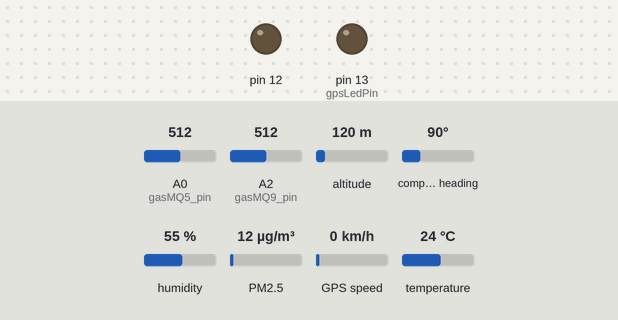
A sketch run on a simulated Arduino Uno, built with avr-gcc and run on an emulated ATmega328P. On the bench: output pins drawn as LEDs (lit = HIGH). Wiring (inferred from the names in the program): dust sensor: data pin 8. Inputs (shaded band) come from the test bench; at power-on: A0 (gasMQ5_pin) = 512, A2 (gasMQ9_pin) = 512, altitude 120 m, compass heading 90°, humidity 55 %, PM2.5 12 µg/m³, GPS speed 0 km/h, temperature 24 °C. The GPS gets a fix after 3 s at 37.7749, -122.4194 with 8 satellites; what the sketch prints to the serial monitor is not drawn.

Above: at 0.4 s.
At 3.1 s:
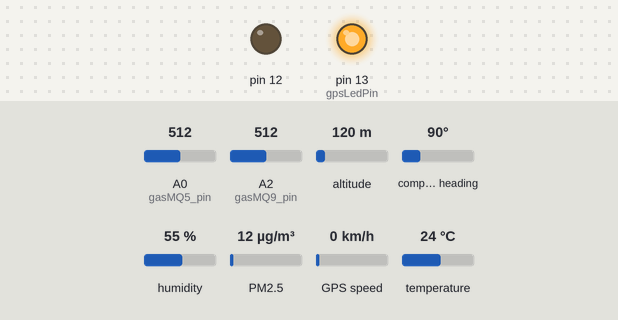
Timing chart, 0 to 4.6 s (numbered marks = the images above):
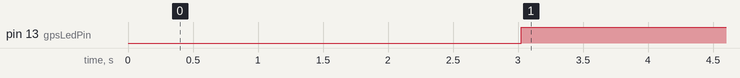

Measured:
- by itself, pin 13 (gpsLedPin): LOW → HIGH at 3.0 s

The sketch:

sensors_data.ino
```cpp
#include <TinyGPS++.h>
#include <SoftwareSerial.h>

static const int RXPin = 3, TXPin = 4;
static const uint32_t GPSBaud = 9600;

// The TinyGPS++ object
TinyGPSPlus gps;
double latitude = 100;
double longitude = 100;
unsigned long starttime_gps;

// The serial connection to the GPS device
SoftwareSerial ss(RXPin, TXPin);

//from "-" to "s" 5V, ground, A1
#include <dht.h>
dht DHT;

#define gasMQ5_pin A0
#define dht_pin A1
#define gasMQ9_pin A2
#define dust_pin 8
#define gpsLedPin 13

double humidity;
double temperature;

unsigned long duration;
unsigned long starttime_dust;
unsigned long sampletime_ms = 30000;//sampe 30s ;
unsigned long lowPulseOccupancy = 0;
float ratio = 0;
float concentration = 0;
float vol_MQ5;
float vol_MQ9;


void setup() {
	Serial.begin(9600);
    delay(300);
	ss.begin(GPSBaud);
	InitGPS();
	InitDustSensor();
	InitGasMQ5Sensor();
	InitGasMQ9Sensor();
	delay(700);
}

void InitGPS() {
	starttime_gps = millis();
	pinMode(gpsLedPin, OUTPUT);
	pinMode(12, OUTPUT);
}

void InitDustSensor() {
	pinMode(dust_pin,INPUT);
	starttime_dust = millis();
}

void InitGasMQ5Sensor() {
	pinMode(gasMQ5_pin, INPUT);
}

void InitGasMQ9Sensor() {
	pinMode(gasMQ5_pin, INPUT);
}

void InitDHT(){
	pinMode(dht_pin,OUTPUT);
	digitalWrite(dht_pin,HIGH);
}

void loop() {
	GPS();
	DHT11();
	GasSensorMQ5();
	GasSensorMQ9();
	DustSensor();

	Serial.print(latitude, 6);
	Serial.print(";");
	Serial.print(longitude, 6);
    Serial.print(";");
	Serial.print(temperature);
	Serial.print(";");
	Serial.print(humidity);
	Serial.print(";");
	Serial.print(vol_MQ5);
	Serial.print(";");
	Serial.print(vol_MQ9);
	Serial.print(";");
	Serial.println(concentration/283);
}

void GPS() {
	while((millis()-starttime_gps)<3000) {
		while (ss.available() > 0) {
			if (gps.encode(ss.read())) {
				displayInfo();
			}
		}
	}
	starttime_gps = millis();
}

void displayInfo()
{
  if (gps.location.isValid())
  {
	latitude = gps.location.lat();
	longitude = gps.location.lng();
	digitalWrite(gpsLedPin,HIGH);
  }
  else //GPS INVALID
  {
        latitude = 100;
        longitude = 100;
	digitalWrite(gpsLedPin,LOW);
  }
}

void DustSensor() {
  duration = pulseIn(dust_pin, LOW);
  lowPulseOccupancy += duration;
  if ((millis()-starttime_dust) > sampletime_ms)//if the sampel time == 30s
  {
    ratio = lowPulseOccupancy/(sampletime_ms*10.0);  // Integer percentage 0=>100
    concentration = 1.1*pow(ratio,3)-3.8*pow(ratio,2)+520*ratio+0.62; // using spec sheet curve

    lowPulseOccupancy = 0;
    starttime_dust = millis();
  }
}
void GasSensorMQ5() {
	int sensorValue = analogRead(gasMQ5_pin);
    vol_MQ5 = (float)sensorValue;
    delay(10);
}
void GasSensorMQ9() {
    int sensorValue = analogRead(gasMQ9_pin);
    vol_MQ9 = (float)sensorValue;
    delay(10);
}
void DHT11() {
	DHT.read11(dht_pin);
	humidity = DHT.humidity;
	temperature = DHT.temperature;
	delay(1000);
}
```
